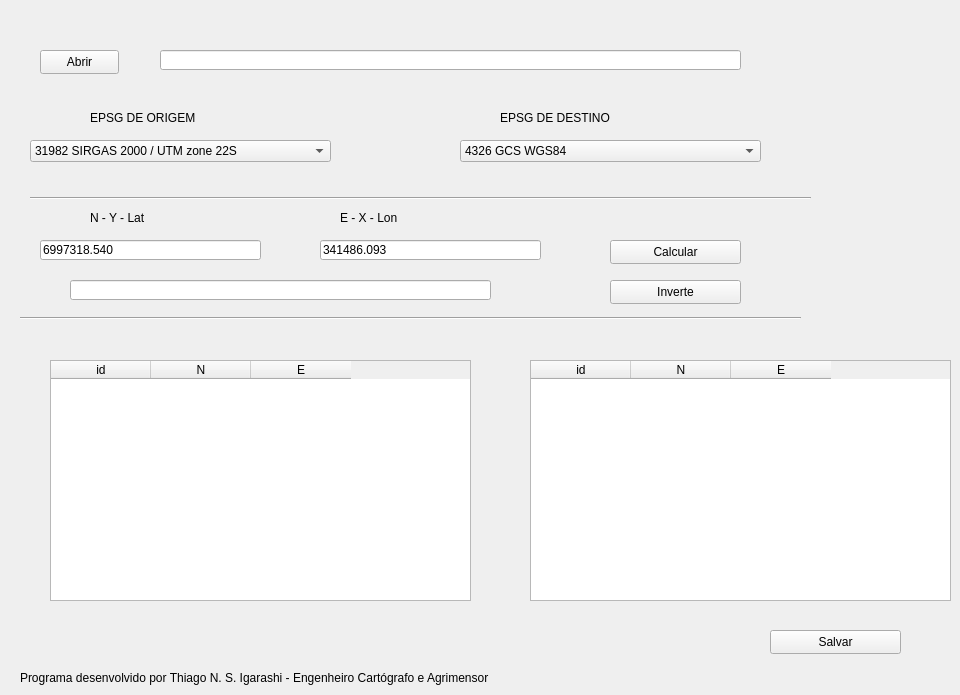
     <widget class="QWidget" name="tab">
      <attribute name="title">
       <string>Converte Coordenadas</string>
      </attribute>
      <widget class="QComboBox" name="comboEPSG_from">
       <property name="geometry">
        <rect>
         <x>30</x>
         <y>140</y>
         <width>301</width>
         <height>22</height>
        </rect>
       </property>
       <item>
        <property name="text">
         <string>31982	SIRGAS 2000 / UTM zone 22S</string>
        </property>
       </item>
       <item>
        <property name="text">
         <string>32725 WGS 84 / UTM zone 25S </string>
        </property>
       </item>
       <item>
        <property name="text">
         <string>4618	GCS SAD69</string>
        </property>
       </item>
       <item>
        <property name="text">
         <string>3857             GOOGLE MAPS</string>
        </property>
       </item>
       <item>
        <property name="text">
         <string>4674	GCS SIRGAS 2000</string>
        </property>
       </item>
       <item>
        <property name="text">
         <string>4326	GCS WGS84</string>
        </property>
       </item>
       <item>
        <property name="text">
         <string>22521	Corrego Alegre / UTM zone 21S</string>
        </property>
       </item>
       <item>
        <property name="text">
         <string>22522	Corrego Alegre / UTM zone 22S</string>
        </property>
       </item>
       <item>
        <property name="text">
         <string>22523	Corrego Alegre / UTM zone 23S</string>
        </property>
       </item>
       <item>
        <property name="text">
         <string>22524	Corrego Alegre / UTM zone 24S</string>
        </property>
       </item>
       <item>
        <property name="text">
         <string>22525	Corrego Alegre / UTM zone 25S</string>
        </property>
       </item>
       <item>
        <property name="text">
         <string>29168	SAD69 / UTM zone 18N</string>
        </property>
       </item>
       <item>
        <property name="text">
         <string>29188	SAD69 / UTM zone 18S</string>
        </property>
       </item>
       <item>
        <property name="text">
         <string>29169	SAD69 / UTM zone 19N</string>
        </property>
       </item>
       <item>
        <property name="text">
         <string>29189	SAD69 / UTM zone 19S</string>
        </property>
       </item>
       <item>
        <property name="text">
         <string>29170	SAD69 / UTM zone 20N</string>
        </property>
       </item>
       <item>
        <property name="text">
         <string>29190	SAD69 / UTM zone 20S</string>
        </property>
       </item>
       <item>
        <property name="text">
         <string>29191	SAD69 / UTM zone 21S</string>
        </property>
       </item>
       <item>
        <property name="text">
         <string>29192	SAD69 / UTM zone 22S</string>
        </property>
       </item>
       <item>
        <property name="text">
         <string>29193	SAD69 / UTM zone 23S</string>
        </property>
       </item>
       <item>
        <property name="text">
         <string>29194	SAD69 / UTM zone 24S</string>
        </property>
       </item>
       <item>
        <property name="text">
         <string>29195	SAD69 / UTM zone 25S</string>
        </property>
       </item>
       <item>
        <property name="text">
         <string>31972	SIRGAS 2000 / UTM zone 18N</string>
        </property>
       </item>
       <item>
        <property name="text">
         <string>31978	SIRGAS 2000 / UTM zone 18S</string>
        </property>
       </item>
       <item>
        <property name="text">
         <string>31973	SIRGAS 2000 / UTM zone 19N</string>
        </property>
       </item>
       <item>
        <property name="text">
         <string>31979	SIRGAS 2000 / UTM zone 19S</string>
        </property>
       </item>
       <item>
        <property name="text">
         <string>31974	SIRGAS 2000 / UTM zone 20N</string>
        </property>
       </item>
       <item>
        <property name="text">
         <string>31980	SIRGAS 2000 / UTM zone 20S</string>
        </property>
       </item>
       <item>
        <property name="text">
         <string>31981	SIRGAS 2000 / UTM zone 21S</string>
        </property>
       </item>
       <item>
        <property name="text">
         <string>31983	SIRGAS 2000 / UTM zone 23S</string>
        </property>
       </item>
       <item>
        <property name="text">
         <string>31984	SIRGAS 2000 / UTM zone 24S</string>
        </property>
       </item>
       <item>
        <property name="text">
         <string>31985	SIRGAS 2000 / UTM zone 25S</string>
        </property>
       </item>
       <item>
        <property name="text">
         <string>32618	WGS 84 / UTM zone 18N</string>
        </property>
       </item>
       <item>
        <property name="text">
         <string>32718	WGS 84 / UTM zone 18S</string>
        </property>
       </item>
       <item>
        <property name="text">
         <string>32619	WGS 84 / UTM zone 19N</string>
        </property>
       </item>
       <item>
        <property name="text">
         <string>32719	WGS 84 / UTM zone 19S</string>
        </property>
       </item>
       <item>
        <property name="text">
         <string>32620	WGS 84 / UTM zone 20N</string>
        </property>
       </item>
       <item>
        <property name="text">
         <string>32720	WGS 84 / UTM zone 20S</string>
        </property>
       </item>
       <item>
        <property name="text">
         <string>32721	WGS 84 / UTM zone 21S</string>
        </property>
       </item>
       <item>
        <property name="text">
         <string>32722	WGS 84 / UTM zone 22S</string>
        </property>
       </item>
       <item>
        <property name="text">
         <string>32723	WGS 84 / UTM zone 23S</string>
        </property>
       </item>
       <item>
        <property name="text">
         <string>32724	WGS 84 / UTM zone 24S</string>
        </property>
       </item>
       <item>
        <property name="text">
         <string>32725	WGS 84 / UTM zone 25S</string>
        </property>
       </item>
      </widget>
      <widget class="QComboBox" name="comboEPSG_to">
       <property name="geometry">
        <rect>
         <x>460</x>
         <y>140</y>
         <width>301</width>
         <height>22</height>
        </rect>
       </property>
       <item>
        <property name="text">
         <string>4326	GCS WGS84</string>
        </property>
       </item>
       <item>
        <property name="text">
         <string>4618	GCS SAD69</string>
        </property>
       </item>
       <item>
        <property name="text">
         <string>3857             GOOGLE MAPS</string>
        </property>
       </item>
       <item>
        <property name="text">
         <string>4674	GCS SIRGAS 2000</string>
        </property>
       </item>
       <item>
        <property name="text">
         <string>22521	Corrego Alegre / UTM zone 21S</string>
        </property>
       </item>
       <item>
        <property name="text">
         <string>22522	Corrego Alegre / UTM zone 22S</string>
        </property>
       </item>
       <item>
        <property name="text">
         <string>22523	Corrego Alegre / UTM zone 23S</string>
        </property>
       </item>
       <item>
        <property name="text">
         <string>22524	Corrego Alegre / UTM zone 24S</string>
        </property>
       </item>
       <item>
        <property name="text">
         <string>22525	Corrego Alegre / UTM zone 25S</string>
        </property>
       </item>
       <item>
        <property name="text">
         <string>29168	SAD69 / UTM zone 18N</string>
        </property>
       </item>
       <item>
        <property name="text">
         <string>29188	SAD69 / UTM zone 18S</string>
        </property>
       </item>
       <item>
        <property name="text">
         <string>29169	SAD69 / UTM zone 19N</string>
        </property>
       </item>
       <item>
        <property name="text">
         <string>29189	SAD69 / UTM zone 19S</string>
        </property>
       </item>
       <item>
        <property name="text">
         <string>29170	SAD69 / UTM zone 20N</string>
        </property>
       </item>
       <item>
        <property name="text">
         <string>29190	SAD69 / UTM zone 20S</string>
        </property>
       </item>
       <item>
        <property name="text">
         <string>29191	SAD69 / UTM zone 21S</string>
        </property>
       </item>
       <item>
        <property name="text">
         <string>29192	SAD69 / UTM zone 22S</string>
        </property>
       </item>
       <item>
        <property name="text">
         <string>29193	SAD69 / UTM zone 23S</string>
        </property>
       </item>
       <item>
        <property name="text">
         <string>29194	SAD69 / UTM zone 24S</string>
        </property>
       </item>
       <item>
        <property name="text">
         <string>29195	SAD69 / UTM zone 25S</string>
        </property>
       </item>
       <item>
        <property name="text">
         <string>31972	SIRGAS 2000 / UTM zone 18N</string>
        </property>
       </item>
       <item>
        <property name="text">
         <string>31978	SIRGAS 2000 / UTM zone 18S</string>
        </property>
       </item>
       <item>
        <property name="text">
         <string>31973	SIRGAS 2000 / UTM zone 19N</string>
        </property>
       </item>
       <item>
        <property name="text">
         <string>31979	SIRGAS 2000 / UTM zone 19S</string>
        </property>
       </item>
       <item>
        <property name="text">
         <string>31974	SIRGAS 2000 / UTM zone 20N</string>
        </property>
       </item>
       <item>
        <property name="text">
         <string>31980	SIRGAS 2000 / UTM zone 20S</string>
        </property>
       </item>
       <item>
        <property name="text">
         <string>31981	SIRGAS 2000 / UTM zone 21S</string>
        </property>
       </item>
       <item>
        <property name="text">
         <string>31982	SIRGAS 2000 / UTM zone 22S</string>
        </property>
       </item>
       <item>
        <property name="text">
         <string>31983	SIRGAS 2000 / UTM zone 23S</string>
        </property>
       </item>
       <item>
        <property name="text">
         <string>31984	SIRGAS 2000 / UTM zone 24S</string>
        </property>
       </item>
       <item>
        <property name="text">
         <string>31985	SIRGAS 2000 / UTM zone 25S</string>
        </property>
       </item>
       <item>
        <property name="text">
         <string>32618	WGS 84 / UTM zone 18N</string>
        </property>
       </item>
       <item>
        <property name="text">
         <string>32718	WGS 84 / UTM zone 18S</string>
        </property>
       </item>
       <item>
        <property name="text">
         <string>32619	WGS 84 / UTM zone 19N</string>
        </property>
       </item>
       <item>
        <property name="text">
         <string>32719	WGS 84 / UTM zone 19S</string>
        </property>
       </item>
       <item>
        <property name="text">
         <string>32620	WGS 84 / UTM zone 20N</string>
        </property>
       </item>
       <item>
        <property name="text">
         <string>32720	WGS 84 / UTM zone 20S</string>
        </property>
       </item>
       <item>
        <property name="text">
         <string>32721	WGS 84 / UTM zone 21S</string>
        </property>
       </item>
       <item>
        <property name="text">
         <string>32722	WGS 84 / UTM zone 22S</string>
        </property>
       </item>
       <item>
        <property name="text">
         <string>32723	WGS 84 / UTM zone 23S</string>
        </property>
       </item>
       <item>
        <property name="text">
         <string>32724	WGS 84 / UTM zone 24S</string>
        </property>
       </item>
       <item>
        <property name="text">
         <string>32725	WGS 84 / UTM zone 25S</string>
        </property>
       </item>
       <item>
        <property name="text">
         <string> 32725 WGS 84 / UTM zone 25S </string>
        </property>
       </item>
      </widget>
      <widget class="QPushButton" name="pushButton">
       <property name="geometry">
        <rect>
         <x>40</x>
         <y>50</y>
         <width>79</width>
         <height>24</height>
        </rect>
       </property>
       <property name="text">
        <string>Abrir</string>
       </property>
      </widget>
      <widget class="QLineEdit" name="lineOpen">
       <property name="geometry">
        <rect>
         <x>160</x>
         <y>50</y>
         <width>581</width>
         <height>20</height>
        </rect>
       </property>
      </widget>
      <widget class="QLabel" name="label">
       <property name="geometry">
        <rect>
         <x>90</x>
         <y>110</y>
         <width>151</width>
         <height>16</height>
        </rect>
       </property>
       <property name="text">
        <string>EPSG DE ORIGEM</string>
       </property>
      </widget>
      <widget class="QLabel" name="label_2">
       <property name="geometry">
        <rect>
         <x>500</x>
         <y>110</y>
         <width>151</width>
         <height>16</height>
        </rect>
       </property>
       <property name="text">
        <string>EPSG DE DESTINO</string>
       </property>
      </widget>
      <widget class="Line" name="line">
       <property name="geometry">
        <rect>
         <x>30</x>
         <y>190</y>
         <width>781</width>
         <height>16</height>
        </rect>
       </property>
       <property name="orientation">
        <enum>Qt::Horizontal</enum>
       </property>
      </widget>
      <widget class="QLineEdit" name="lineY">
       <property name="geometry">
        <rect>
         <x>40</x>
         <y>240</y>
         <width>221</width>
         <height>20</height>
        </rect>
       </property>
       <property name="text">
        <string>6997318.540</string>
       </property>
      </widget>
      <widget class="QLineEdit" name="lineX">
       <property name="geometry">
        <rect>
         <x>320</x>
         <y>240</y>
         <width>221</width>
         <height>20</height>
        </rect>
       </property>
       <property name="text">
        <string>341486.093</string>
       </property>
      </widget>
      <widget class="QPushButton" name="calculaButton">
       <property name="geometry">
        <rect>
         <x>610</x>
         <y>240</y>
         <width>131</width>
         <height>24</height>
        </rect>
       </property>
       <property name="text">
        <string>Calcular</string>
       </property>
      </widget>
      <widget class="QLineEdit" name="lineResult">
       <property name="geometry">
        <rect>
         <x>70</x>
         <y>280</y>
         <width>421</width>
         <height>20</height>
        </rect>
       </property>
      </widget>
      <widget class="Line" name="line_2">
       <property name="geometry">
        <rect>
         <x>20</x>
         <y>310</y>
         <width>781</width>
         <height>16</height>
        </rect>
       </property>
       <property name="orientation">
        <enum>Qt::Horizontal</enum>
       </property>
      </widget>
      <widget class="QLabel" name="label_3">
       <property name="geometry">
        <rect>
         <x>20</x>
         <y>670</y>
         <width>611</width>
         <height>16</height>
        </rect>
       </property>
       <property name="text">
        <string>Programa desenvolvido por Thiago N. S. Igarashi - Engenheiro Cartógrafo e Agrimensor</string>
       </property>
      </widget>
      <widget class="QLabel" name="label_4">
       <property name="geometry">
        <rect>
         <x>90</x>
         <y>210</y>
         <width>81</width>
         <height>16</height>
        </rect>
       </property>
       <property name="text">
        <string>N - Y - Lat</string>
       </property>
      </widget>
      <widget class="QLabel" name="label_5">
       <property name="geometry">
        <rect>
         <x>340</x>
         <y>210</y>
         <width>81</width>
         <height>16</height>
        </rect>
       </property>
       <property name="text">
        <string>E - X - Lon</string>
       </property>
      </widget>
      <widget class="QPushButton" name="invertButton">
       <property name="geometry">
        <rect>
         <x>610</x>
         <y>280</y>
         <width>131</width>
         <height>24</height>
        </rect>
       </property>
       <property name="text">
        <string>Inverte</string>
       </property>
      </widget>
      <widget class="QTableWidget" name="tableWidgetConverteCoordenadas_Origem">
       <property name="geometry">
        <rect>
         <x>50</x>
         <y>360</y>
         <width>421</width>
         <height>241</height>
        </rect>
       </property>
       <column>
        <property name="text">
         <string>id</string>
        </property>
       </column>
       <column>
        <property name="text">
         <string>N</string>
        </property>
       </column>
       <column>
        <property name="text">
         <string>E</string>
        </property>
       </column>
      </widget>
      <widget class="QTableWidget" name="tableWidgetConverteCoordenadas_Destino">
       <property name="geometry">
        <rect>
         <x>530</x>
         <y>360</y>
         <width>421</width>
         <height>241</height>
        </rect>
       </property>
       <column>
        <property name="text">
         <string>id</string>
        </property>
       </column>
       <column>
        <property name="text">
         <string>N</string>
        </property>
       </column>
       <column>
        <property name="text">
         <string>E</string>
        </property>
       </column>
      </widget>
      <widget class="QPushButton" name="pushButtonConverteCoordenadas_Salvar">
       <property name="geometry">
        <rect>
         <x>770</x>
         <y>630</y>
         <width>131</width>
         <height>24</height>
        </rect>
       </property>
       <property name="text">
        <string>Salvar</string>
       </property>
      </widget>
     </widget>
